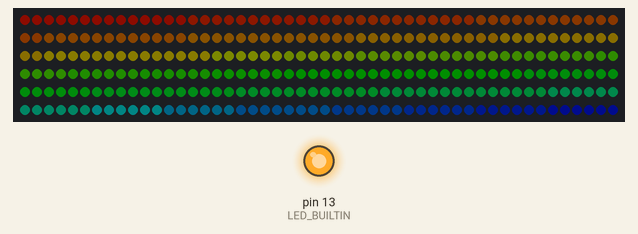
This sketch was run on a simulated Arduino Uno, built with avr-gcc and run on an emulated ATmega328P. Shown: 300 RGB LEDs in strip order, left to right, continuing on the next row, output pins drawn as LEDs (lit = HIGH). Dim RGB values are drawn brighter than linear.

Above: at 0.4 s.
At 5.7 s:
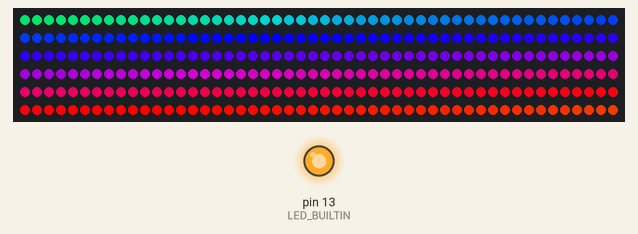
At 8.88 s:
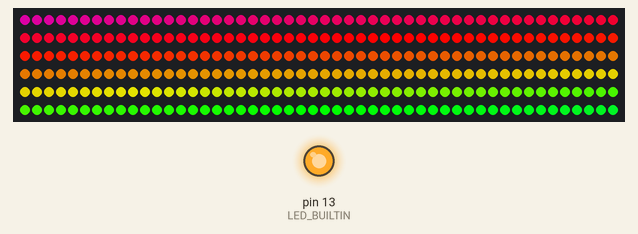
At 11.99 s:
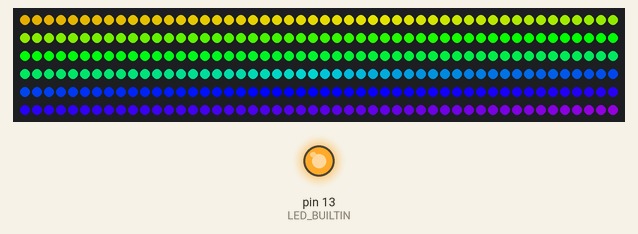
At 21.31 s:
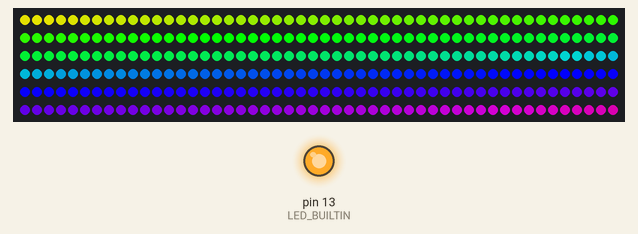
At 39.33 s:
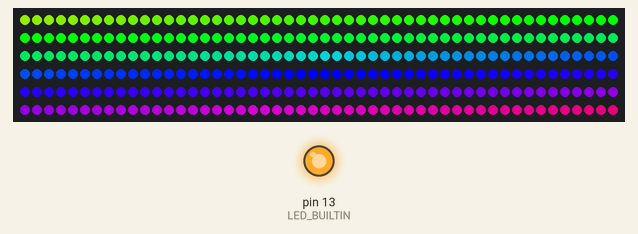

The sketch:

room_lighting.ino
```cpp
#include <FastLED.h>

#define NUM_LEDS 300
#define DATA_PIN 2
#define NUM_STRIPS 1

int brightness = 0;
float hue = 0;
float inc = 0;
float hueInc = .3;

CRGB leds[NUM_LEDS];

void setup() {
  FastLED.addLeds<NUM_STRIPS, WS2812, DATA_PIN, GRB>(leds, NUM_LEDS);
  LEDS.setBrightness(255);
  pinMode(LED_BUILTIN, OUTPUT);
  digitalWrite(LED_BUILTIN, HIGH);
  bootUp();
}

void bootUp() {
  while (brightness < 255) {
    LEDS.setBrightness(brightness);
    loop();
    brightness += 1;
    delay(5);
  }
}

void loop() {
  hue = inc;
  inc += .5;

  for (int i = 0; i < NUM_LEDS; i++) {
    leds[i] = CHSV(hue, 255, 255);
    hue += .5; // incremenration of hues in the strip
  }

  FastLED.show();
}
```
